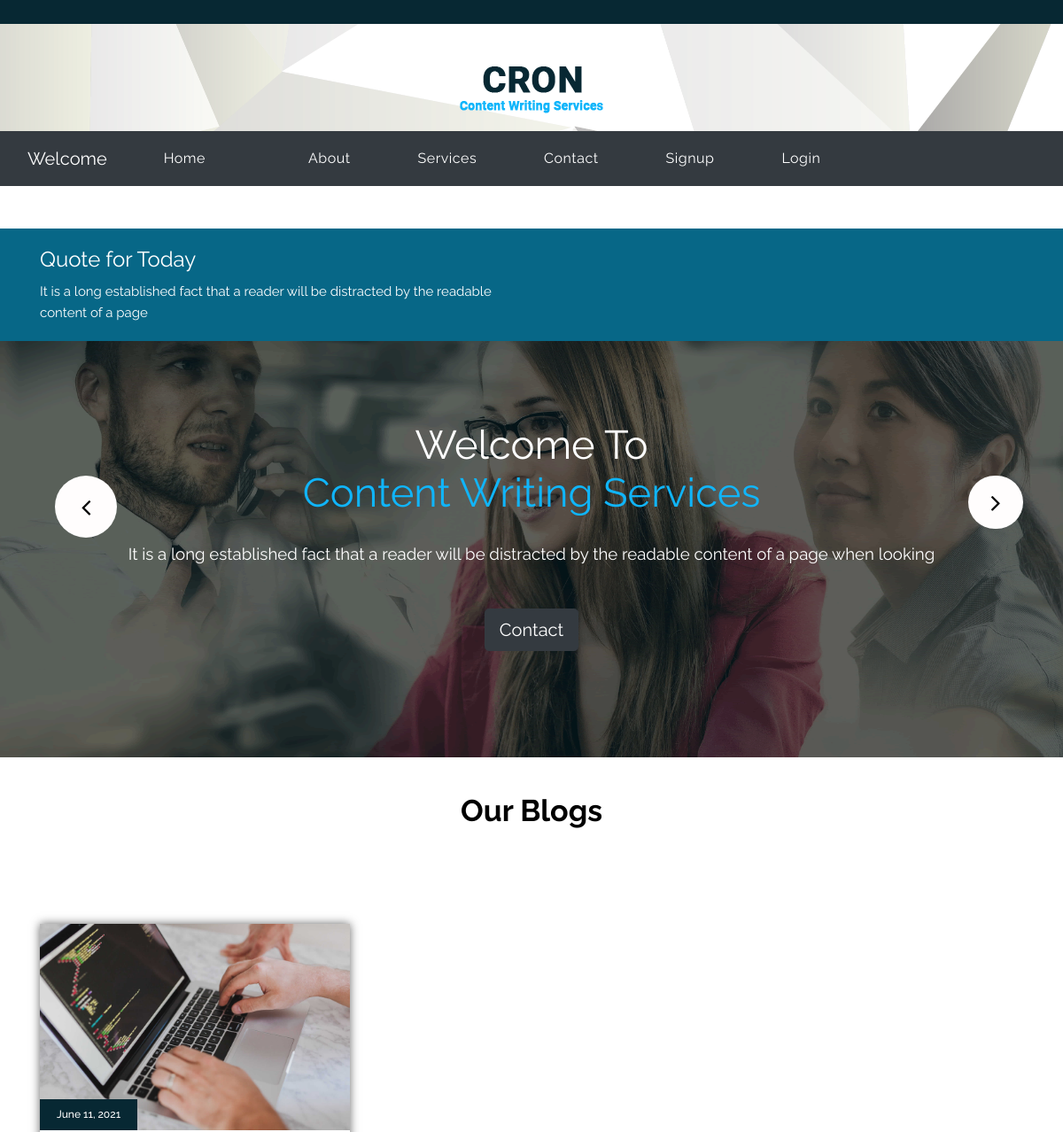
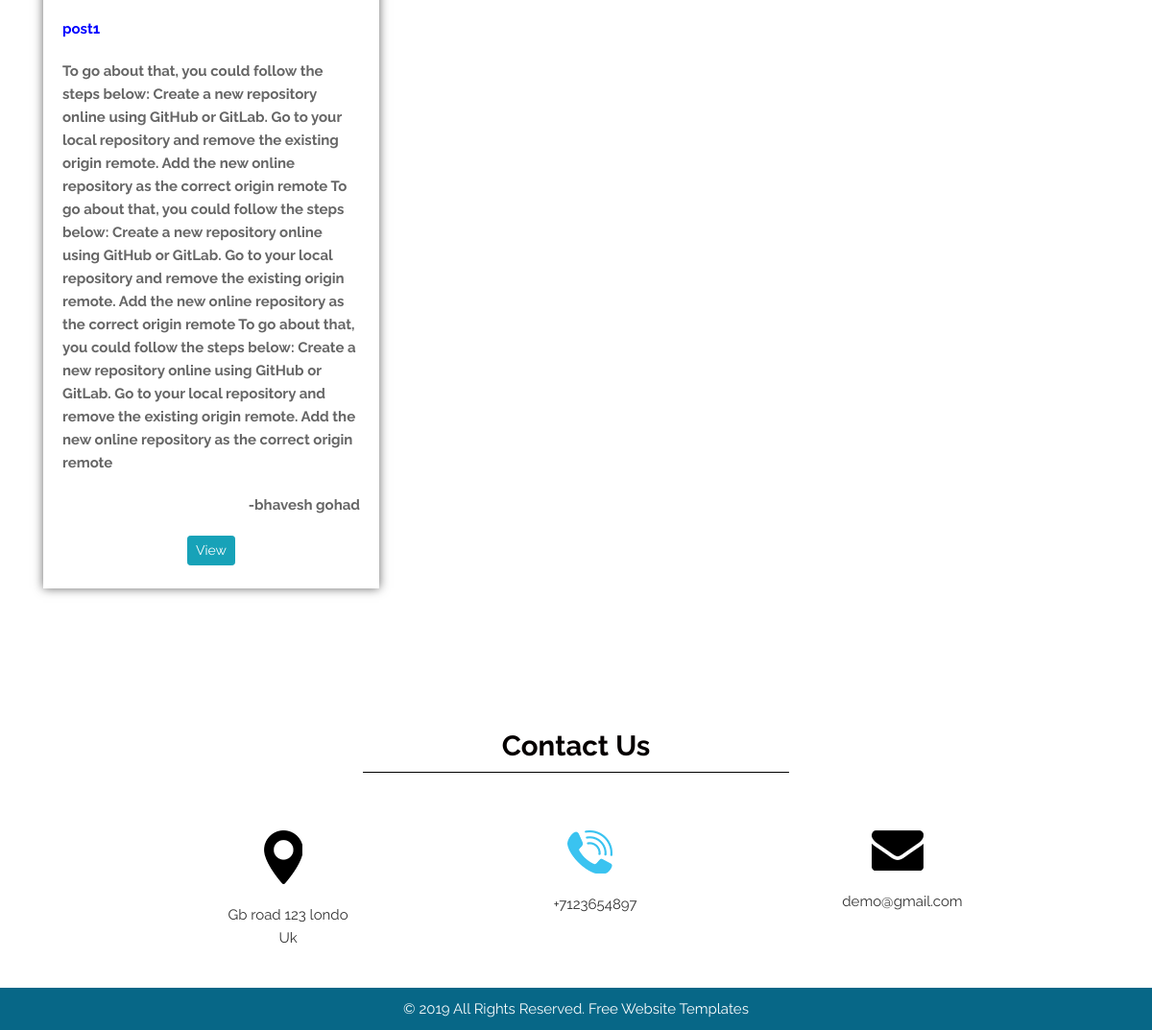
The page / on the database its author committed (2 pictures, top to bottom).
### myblog/models.py (models this page shows)
class Post(models.Model):
    title = models.CharField(max_length=200)
    desc = models.TextField()
    published = models.DateField(default=timezone.now)
    author = models.ForeignKey(User, on_delete= models.CASCADE)

### myblog/views.py (the view)
# urls.py: path('',views.index,name="home"),
def index(request):
    posts = Post.objects.all()
    return render(request, 'blog/index.html', {'posts': posts})

### myblog/templates/blog/index.html (shortened to what this page needs)
{% extends 'blog/base.html' %}
{% load static %}
{% block quotes %}
<div class="quote_section">
    <div class="container">
        <div class="row">
            <div class="col-md-6">
                <h1 class="quote_text">Quote for Today</h1>
                <p class="loan_text">It is a long established fact that a reader will be distracted by the readable content of a page </p>
            </div>
            <div class="col-md-6">
            </div>
        </div>
    </div>
</div>
{% endblock quotes %}
{% block banner %}
<div class="banner-main">
    <div class="container">
       <div id="main_slider" class="carousel slide" data-ride="carousel">
        <div class="carousel-inner">
            <div class="carousel-item active">
                <div class="titlepage-h1">
                    <h1 class="bnner_title">Welcome To<br>
                    <span style="color: #10b5fa">Content Writing Services</span></h1>
                    <p class="long_text">It is a long established fact that a reader will be distracted by the readable content of a page when looking </p>
                </div>
                <div class="btn_main">
                    <button type="button" class="btn btn-dark btn-lg"><a href="{% url 'contact' %}">Contact</a></button>
                </div>
            </div>
</div>
     <a class="carousel-control-prev" href="#main_slider" role="button" data-slide="prev">
            <i class="fa fa-angle-left"></i>
        </a>
    <a class="carousel-control-next" href="#main_slider" role="button" data-slide="prev">
            <i class="fa fa-angle-right"></i>
        </a>
</div>
</div>
</div>
{% endblock banner %}
{% block blog %}
    <div class="blog_main">
    	<div class="container">
    		<div class="row">
    			<div class="col-sm-12">
    				<h1 class="blog_text">Our Blogs</h1>
    			</div>
    	    </div>
    	    <div class="blog_section_2">
    	    	<div class="row">
					{% for post in posts %}
    	    		<div class="col-sm-4">
    	    			<div class="section_1 my-5">
    	    				<div><img src="{% static 'images/code.jpg' %}" style="max-width: 100%;"></div>
    			            <button type="button" class="date-bt">{{post.published}}</button>
                             <p class="text-align: center;" style="color:blue;"><b>{{post.title}}</b></p></a>
                             <p class="text-align: center; "><b>{{post.desc}}</b></p>
                             <p style="text-align:right">
                                <b>-{{post.author.first_name}} {{post.author.last_name}}</b>
                            </p>
                            <div class="center">
                                <span style="text-align:center; display:block;">
                                    <a href="{% url 'show' post.id %}" class="btn btn-info btn-sm mb-4">View</a>
                                </span>
                            </div>
    	    			</div>
    	    		</div>
					{% endfor %}
				</div>
			</div>
		</div>
	</div>
    {% endblock blog %}

### myblog/templates/blog/base.html (shortened to what this page needs)
<!DOCTYPE html>
{% load static %}
<html lang="en">
<head>
<link rel="stylesheet" type="text/css" href="{% static 'blog/css/bootstrap.min.css' %}">
<link rel="stylesheet" type="text/css" href="{% static 'blog/css/style.css' %} ">
<link rel="stylesheet" href="{% static 'blog/css/responsive.css' %}">
<link rel="stylesheet" href="{% static 'blog/css/jquery.mCustomScrollbar.min.css' %}">
<link rel="stylesheet" href="https://netdna.bootstrapcdn.com/font-awesome/4.0.3/css/font-awesome.css">
<link rel="stylesheet" href="{% static 'blog/css/owl.carousel.min.css' %}">
<link rel="stylesheet" href="{% static 'blog/css/owl.theme.default.min.css' %}">
<link rel="stylesheet" href="https://cdnjs.cloudflare.com/ajax/libs/fancybox/2.1.5/jquery.fancybox.min.css" media="screen">
<link rel="stylesheet" type="text/css" href="{% static 'blog/css/style1.css' %} ">
</head>
<body>
	<div class="header_main">
		<div class="container">
			<div class="logo"><a href="{% url 'home' %}"><img src="{% static 'blog/images/logo.png' %}"></a></div>
		</div>
	</div>
    {% include 'blog/navbar.html' %}
    {% block quotes %}
    {% endblock quotes %}
    {% block banner %}
    {% endblock banner %}
    {% block blog %}
    {% endblock blog %}
    <div class="contact_main">
        <div class="container">
            <div class="row">
                <div class="col-sm-12">
                    <h1 class="touch_text mt-5">Contact Us</h1>
                </div>
            </div>
        </div>
        <div class="contact_section_2">
            <div class="container">
                <div class="row">
                    <div class="col-sm-4">
                        <div class="map_icon">
                            <img src="{% static 'blog/images/map-icon.png' %}" style="max-width: 100%;padding-left: 30px; ">
                            <p class="email-text"><a href="#">Gb road 123 londo<br>Uk</a></p>
                        </div>
                    </div>
                    <div class="col-sm-4">
                        <div class="map_icon">
                            <img src="{% static 'blog/images/call-icon.png' %}" style="max-width: 100%;padding-left: 30px;">
                            <p class="email-text"><a href="#">+7123654897</a></p>
                        </div>
                    </div>
                    <div class="col-sm-4">
                        <div class="map_icon">
                            <img src="{% static 'blog/images/email-icon.png' %}" style="max-width: 100%; padding-left: 30px;">
                            <p class="email-text"><a href="#">demo@gmail.com</a></p>
                        </div>
                    </div>
                </div>
            </div>
        </div>
    <div class="copyright">
        <div class="container">
            <div class="row">
                <div class="col-sm-12">
                   <p class="copyright_text">© 2019 All Rights Reserved. <a href="https://html.design">Free Website Templates</a></p>
                </div>
            </div>
        </div>
    </div>
</body>
</html>

### myblog/templates/blog/navbar.html (shortened to what this page needs)
{% load static %}
<nav class=" mb-5 navbar navbar-expand-lg navbar-dark bg-dark">
    <div class="container-fluid">
      <a class="navbar-brand" href="#">Welcome</a>
      <div class="collapse navbar-collapse" id="navbarNav">
        <ul class="navbar-nav">
          <li class="nav-item mx-5">
            <a class="nav-link active" aria-current="page" href="{% url 'home' %}">Home</a>
          </li>
          <li class="nav-item mx-2">
            <a class="nav-link" href="{% url 'about' %}">About</a>
          </li>
          <li class="nav-item mx-2">
            <a class="nav-link " href="{% url 'services' %}">Services</a>
          </li>
          <li class="nav-item mx-2">
            <a class="nav-link " href="{% url 'contact' %}">Contact</a>
          </li>
          {% if request.user.is_authenticated %}
          <li class="nav-item mx-2">
            <a class="nav-link " href="{% url 'addpost' %}">Create Blog</a>
          </li>
          <li class="nav-item mx-2">
            <a class="nav-link" href="{% url 'logout' %}">Logout</a>
          </li>
          <li class="nav-item mx-2">
            <a class="nav-link" href="{% url 'profile' user.id %}">Profile</a>
          </li>
          {% else %}
          <li class="nav-item mx-2">
            <a class="nav-link" href="{% url 'signup' %}">Signup</a>
          </li>
          <li class="nav-item mx-2">
            <a class="nav-link" href="{% url 'login' %}">Login</a>
          </li>
          {% endif %}
        </ul>
      </div>
    </div>
  </nav>

### myblog/static/blog/css/style.css (style rules this page uses)
* { box-sizing: border-box !important; transition: ease all 0.5s; }
html { scroll-behavior: smooth; }
body { color: #666666; font-size: 14px; font-family: 'Raleway', sans-serif;; line-height: 1.80857; font-weight: normal; overflow-x: hidden; }
a { color: #1f1f1f; text-decoration: none !important; outline: none !important; -webkit-transition: all .3s ease-in-out; -moz-transition: all .3s ease-in-out; -ms-transition: all .3s ease-in-out; -o-transition: all .3s ease-in-out; transition: all .3s ease-in-out; }
h1, h2, h3, h4, h5, h6 { letter-spacing: 0; font-weight: normal; position: relative; padding: 0 0 10px 0; font-weight: normal; line-height: normal; color: #111111; margin: 0 }
h1 { font-size: 24px }
*, *::after, *::before { -webkit-box-sizing: border-box; -moz-box-sizing: border-box; box-sizing: border-box; }
ul, li, ol { margin: 0px; padding: 0px; list-style: none; }
p { margin: 20px; font-weight: 400; font-size: 15px; line-height: 24px; }
a { color: #ffffff; text-decoration: none; outline: none !important; }
.header_main { width: 100%; float: left; background-image: url(../images/header.png); height: auto; padding-top: 20px; padding-bottom: 40px; }
.logo { width: 100%; float: left; text-align: center; margin-top: 55px; }
.header_main { width: 100%; float: left; background-image: url(../images/header.png); height: auto; padding-bottom: 20px; }
.banner-main { width: 100%; float: left; background-image:url(../images/banner.png); height: auto; padding-top: 20px; padding-bottom: 226px; background-size: cover; }
.titlepage-h1 { width: 100%; float: left; margin: 0 auto; text-align: center; }
.bnner_title { font-size: 46pt; color: #ffffff; padding-top: 70px; font-family: 'Raleway', sans-serif;; }
.long_text { font-size: 14pt; color: #ffffff; padding-bottom: 30px; }
.btn_main { width: 40%; display: block; margin: 0 auto; text-align: center; }
.navbar-expand-lg .navbar-nav .nav-link { padding-right: 60px; padding-left: 0; color: #fff; font-size: 16px; letter-spacing: 0.5px; }
.quote_section { width: 100%; float: left; background-color: #076787; height: auto; padding: 20px; font-weight: bold; }
.quote_text { color: #ffffff; width: 100%; float: left; }
.loan_text { color: #ffffff; width: 100%; float: left; margin: 0px; }
.touch_text { width: 27%; margin: 0 auto; text-align: center; border-bottom: 1px solid #000; color: #050000; font-size: 22pt; font-weight: bold; }
.contact_main { width: 100%; float: left; background-color: #ffffff; padding-top: 40px; }
.contact_section_2 { width: 50%; margin: 0 auto; display: block; padding-top: 40px; }
.map_icon { width: 100%; float: left; margin-top: 20px; margin-bottom: 20px; text-align: center; }
.copyright { width: 100%; float: left; background-color: #076787; padding-top: 10px; padding-bottom: 10px; }
.copyright_text { width: 100%; float: left; color: #fbfdfd; text-align: center; margin: 0px; }
.email-text { width: 100%; float: left; color: #3ac3f0; }
.email-text a { text-decoration: none; color: #333; }
.contact_main { width: 100%; float: left; padding-top: 30px; }
.blog_main { width: 100%; float: left; }
.blog_text { width: 100%; float: left; font-size: 34px; color: #000; text-align: center; font-weight: bold; padding-top: 40px; padding-bottom: 40px; }
.blog_section_2 { width: 100%; float: left; margin-top: 20px; margin-bottom: 20px; }
.section_1 { width: 100%; float: left; background-color: #fff; box-shadow: 0px 0px 10px 0px; }
.date-bt { background: #072833; border: none; color: #fff; width: 110px; height: 35px; font-size: 12px; margin-top: -35px; font-weight: 500; float: left; max-width: 100%; clear: both; position: relative; }
#main_slider a.carousel-control-prev { position: absolute; left: 82px; bottom: 10px; top: inherit; }
#main_slider a.carousel-control-prev { position: absolute; top: 40% !important; left: 17px !important; width: 70px; height: 70px; border-radius: 35px; }
#main_slider .carousel-control-prev, #main_slider .carousel-control-next { width: 62px; height: 60px; background: #fffdfd; opacity: 1; font-size: 30px; color: #000; }
#main_slider .carousel-control-prev, #main_slider .carousel-control-next { width: 62px; height: 60px; background: #fffdfd; opacity: 1; font-size: 30px; color: #000; border-radius: 35px; top: 40% !important; }

### myblog/static/blog/css/responsive.css (style rules this page uses)
.banner-main { padding-bottom: 120px; }
.contact_section_2 { width: 80%; }
.touch_text { width: 40%; }
.bnner_title { font-size: 34pt; }

### rows shown on the page
Post: published "June 11, 2021", title "post1", desc "To go about that, you could follow the steps below: Create a new repository online using GitHub or GitLab. Go to your local repository and remove the existing origin remote. Add the new online repository as the correct origin remote To go about that, you could follow the steps below: Create a new repository online using GitHub or GitLab. Go to your local repository and remove the existing origin remote. Add the new online repository as the correct origin remote To go about that, you could follow the steps below: Create a new repository online using GitHub or GitLab. Go to your local repository and remove the existing origin remote. Add the new online repository as the correct origin remote", author.first_name "bhavesh", author.last_name "gohad"
